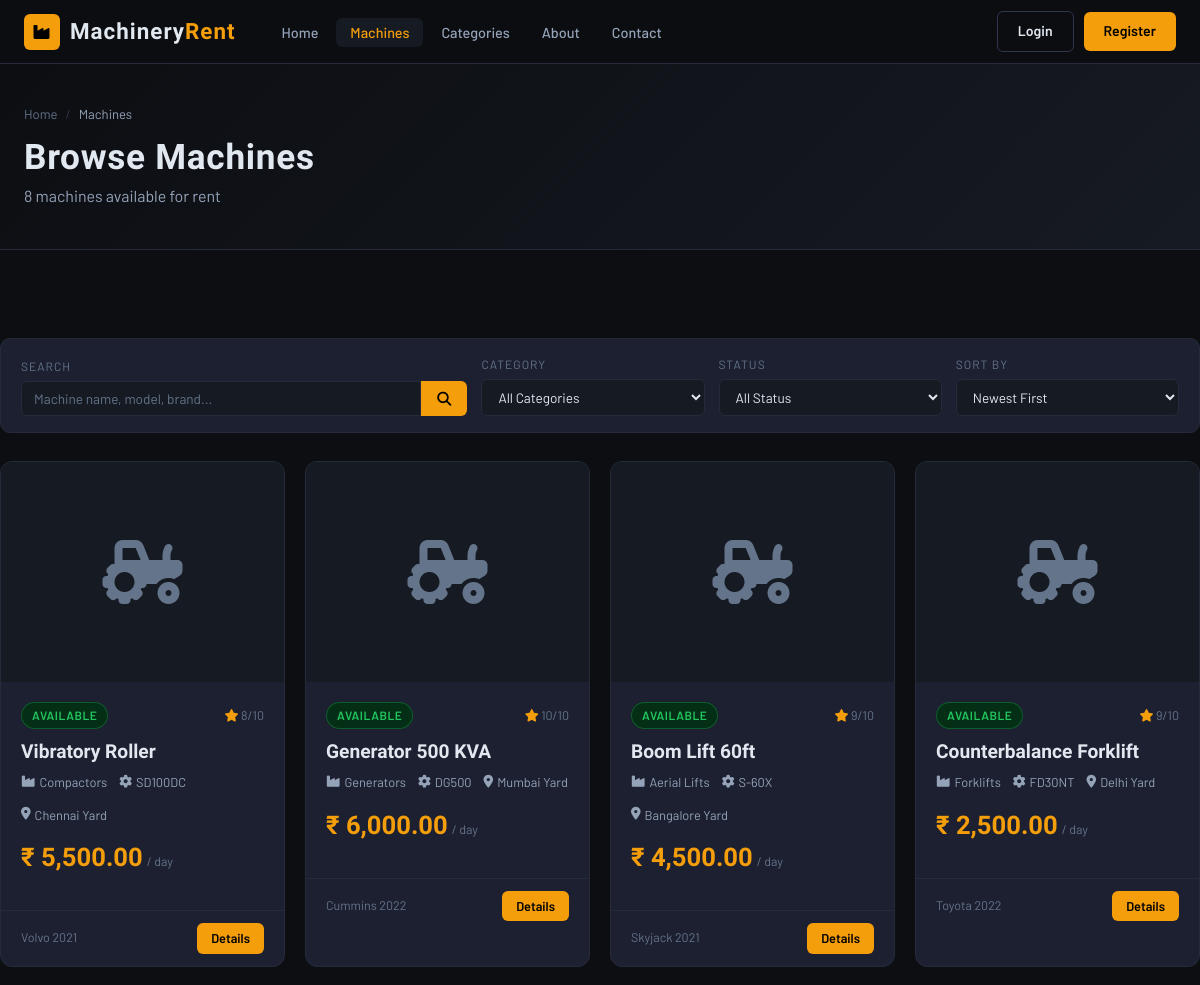
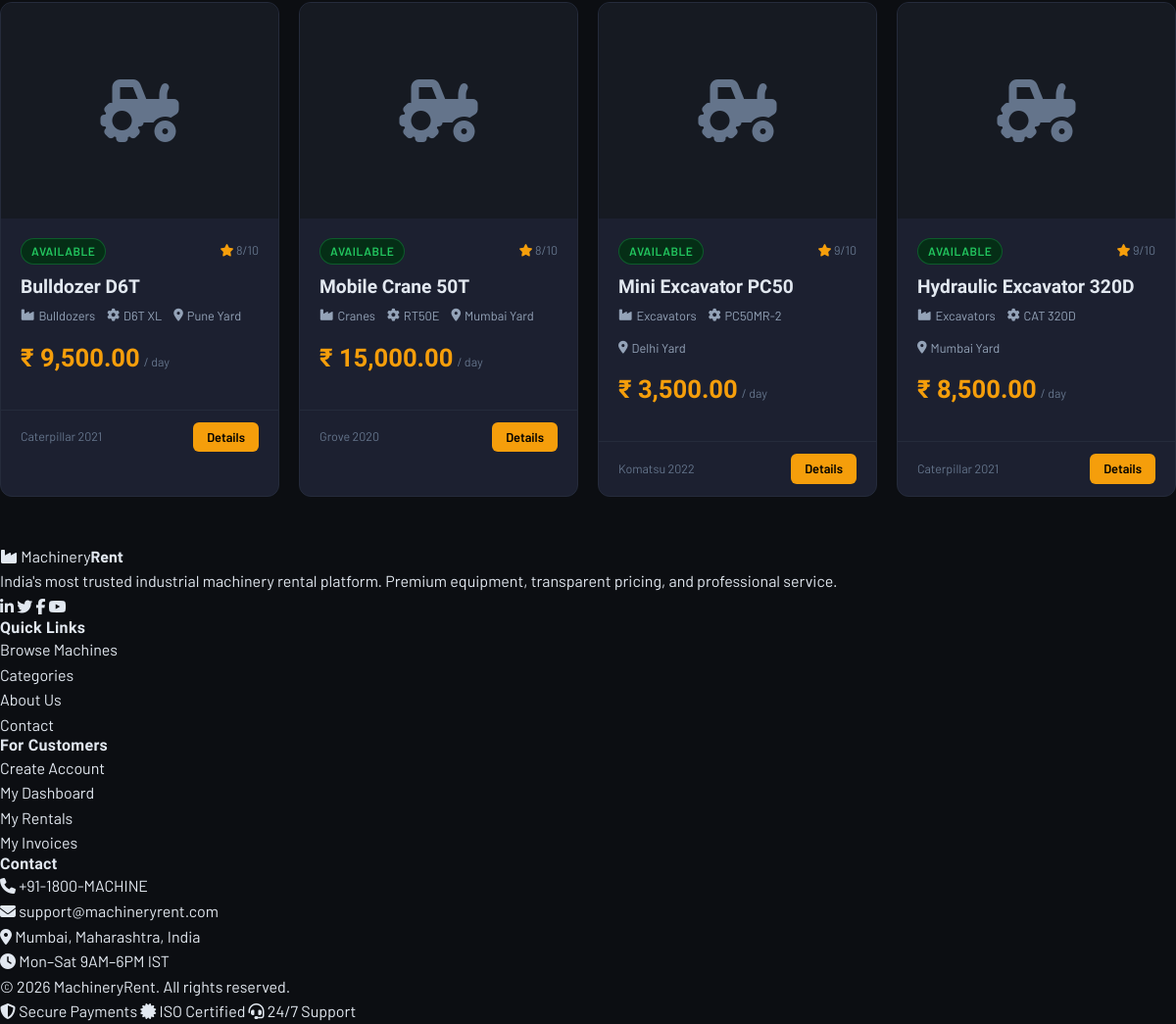
The app's page /machines.php with its own data (2 pictures, top to bottom).
### tables this page shows
CREATE TABLE machines (
    id INT AUTO_INCREMENT PRIMARY KEY,
    category_id INT NOT NULL,
    name VARCHAR(150) NOT NULL,
    model VARCHAR(100),
    manufacturer VARCHAR(100),
    year_of_manufacture YEAR,
    serial_number VARCHAR(100) UNIQUE,
    description TEXT,
    daily_rate DECIMAL(10,2) NOT NULL,
    weekly_rate DECIMAL(10,2),
    monthly_rate DECIMAL(10,2),
    deposit_amount DECIMAL(10,2) DEFAULT 0,
    capacity VARCHAR(100),
    weight VARCHAR(50),
    dimensions VARCHAR(100),
    fuel_type VARCHAR(50),
    horsepower VARCHAR(50),
    location VARCHAR(200),
    status ENUM('available','rented','maintenance','retired') DEFAULT 'available',
    condition_rating TINYINT DEFAULT 5 COMMENT '1-10 scale',
    total_rentals INT DEFAULT 0,
    images JSON,
    specifications JSON,
    created_at TIMESTAMP DEFAULT CURRENT_TIMESTAMP,
    FOREIGN KEY (category_id) REFERENCES categories(id)
);

CREATE TABLE categories (
    id INT AUTO_INCREMENT PRIMARY KEY,
    name VARCHAR(100) NOT NULL,
    slug VARCHAR(100) UNIQUE NOT NULL,
    description TEXT,
    icon VARCHAR(50),
    image VARCHAR(255),
    status ENUM('active', 'inactive') DEFAULT 'active',
    created_at TIMESTAMP DEFAULT CURRENT_TIMESTAMP
);

### config.php (called while the page is built, shortened)
<?php
function isLoggedIn() {
    return isset($_SESSION['user_id']);
}
function formatCurrency($amount) {
    return CURRENCY . ' ' . number_format($amount, 2);
}
function sanitize($data) {
    return htmlspecialchars(strip_tags(trim($data)));
}

### machines.php (the view, shortened to what this page needs)
<?php
require_once '../includes/config.php';
$db = getDB();
$search   = sanitize($_GET['q'] ?? '');
$sort     = sanitize($_GET['sort'] ?? 'newest');
$page     = max(1, (int)($_GET['page'] ?? 1));
$perPage  = 12;
$offset   = ($page - 1) * $perPage;
$where = ['1=1'];
$params = [];
$whereStr = implode(' AND ', $where);
$orderBy = match($sort) {
    'price_asc'  => 'm.daily_rate ASC',
    'price_desc' => 'm.daily_rate DESC',
    'rating'     => 'm.condition_rating DESC',
    default      => 'm.id DESC',
};
$countStmt = $db->prepare("SELECT COUNT(*) FROM machines m WHERE $whereStr");
$countStmt->execute($params);
$total = $countStmt->fetchColumn();
$stmt = $db->prepare("SELECT m.*, c.name as cat_name FROM machines m JOIN categories c ON m.category_id=c.id WHERE $whereStr ORDER BY $orderBy LIMIT $perPage OFFSET $offset");
$stmt->execute($params);
$machines = $stmt->fetchAll();
?>
<?php include '../includes/header.php'; ?>
<main class="main-content">
<div class="page-header">
  <div class="container">
    <div class="breadcrumb">
      <a href="<?= SITE_URL ?>">Home</a>
      <span class="sep">/</span>
      <span class="current">Machines</span>
    </div>
    <h1>Browse Machines</h1>
    <p><?= $total ?> machines available for rent</p>
  </div>
</div>
<div class="container section-sm">
  <form method="GET" class="filter-bar">
    <div class="filter-group" style="flex:2;">
      <label>Search</label>
      <div class="filter-search">
        <input type="text" name="q" class="form-control" placeholder="Machine name, model, brand..." value="<?= htmlspecialchars($search) ?>">
        <button type="submit" class="btn btn-primary"><i class="fas fa-search"></i></button>
      </div>
    </div>
    <div class="filter-group">
      <label>Category</label>
      <select name="category" class="form-control">
        <option value="">All Categories</option>
      </select>
    </div>
    <div class="filter-group">
      <label>Status</label>
      <select name="status" class="form-control">
        <option value="">All Status</option>
      </select>
    </div>
    <div class="filter-group">
      <label>Sort By</label>
      <select name="sort" class="form-control">
        <option value="newest" <?= $sort==='newest' ? 'selected' : '' ?>>Newest First</option>
      </select>
    </div>
  </form>
  <?php if (empty($machines)): ?>
  <div class="empty-state">
    <i class="fas fa-tractor"></i>
    <h3>No Machines Found</h3>
    <p>Try adjusting your filters or search query.</p>
    <a href="machines.php" class="btn btn-outline mt-2">Clear Filters</a>
  </div>
  <?php else: ?>
  <div class="grid-4">
    <?php foreach ($machines as $m): ?>
    <div class="card fade-in">
      <div class="card-img"><i class="fas fa-tractor"></i></div>
      <div class="card-body">
        <div style="display:flex;align-items:center;justify-content:space-between;margin-bottom:8px;">
          <span class="status-badge status-<?= $m['status'] ?>"><?= ucfirst($m['status']) ?></span>
          <span style="font-size:0.78rem;color:var(--text3);"><i class="fas fa-star text-accent"></i> <?= $m['condition_rating'] ?>/10</span>
        </div>
        <div class="card-title"><?= htmlspecialchars($m['name']) ?></div>
        <div class="card-meta">
          <span><i class="fas fa-industry"></i> <?= htmlspecialchars($m['cat_name']) ?></span>
          <span><i class="fas fa-cog"></i> <?= htmlspecialchars($m['model'] ?? 'N/A') ?></span>
          <span><i class="fas fa-map-marker-alt"></i> <?= htmlspecialchars($m['location']) ?></span>
        </div>
        <div class="card-price">
          <span class="price-amount"><?= formatCurrency($m['daily_rate']) ?></span>
          <span class="price-unit">/ day</span>
        </div>
      </div>
      <div class="card-footer">
        <span style="font-size:0.78rem;color:var(--text3);"><?= $m['manufacturer'] ?> <?= $m['year_of_manufacture'] ?></span>
        <a href="machine-detail.php?id=<?= $m['id'] ?>" class="btn btn-primary btn-sm">Details</a>
      </div>
    </div>
    <?php endforeach; ?>
  </div>
  <?php endif; ?>
</div>
</main>
<?php include '../includes/footer.php'; ?>

### header.php (shortened to what this page needs)
<!DOCTYPE html>
<html lang="en">
<head>
<link rel="stylesheet" href="https://cdnjs.cloudflare.com/ajax/libs/font-awesome/6.5.0/css/all.min.css">
<link rel="stylesheet" href="<?= SITE_URL ?>/css/main.css">
</head>
<body>
<nav class="navbar">
    <div class="nav-inner">
        <a href="<?= SITE_URL ?>/index.php" class="nav-logo">
            <span class="logo-icon"><i class="fas fa-industry"></i></span>
            <span class="logo-text">Machinery<strong>Rent</strong></span>
        </a>
        <ul class="nav-links">
            <li><a href="<?= SITE_URL ?>/index.php" <?= basename($_SERVER['PHP_SELF']) === 'index.php' ? 'class="active"' : '' ?>>Home</a></li>
            <li><a href="<?= SITE_URL ?>/pages/machines.php" <?= basename($_SERVER['PHP_SELF']) === 'machines.php' ? 'class="active"' : '' ?>>Machines</a></li>
            <li><a href="<?= SITE_URL ?>/pages/categories.php">Categories</a></li>
            <li><a href="<?= SITE_URL ?>/pages/about.php">About</a></li>
            <li><a href="<?= SITE_URL ?>/pages/contact.php">Contact</a></li>
        </ul>
        <div class="nav-actions">
            <?php if (isLoggedIn()): ?>
                <?php
                $db = getDB();
                $notif = $db->prepare("SELECT COUNT(*) FROM notifications WHERE user_id=? AND is_read=0");
                $notif->execute([$_SESSION['user_id']]);
                $unread = $notif->fetchColumn();
                ?>
                <a href="<?= SITE_URL ?>/pages/notifications.php" class="btn-icon">
                    <i class="fas fa-bell"></i>
                    <?php if ($unread > 0): ?><span class="badge"><?= $unread ?></span><?php endif; ?>
                </a>
                <div class="user-dropdown">
                    <button class="user-btn">
                        <div class="user-avatar"><?= strtoupper(substr($_SESSION['name'], 0, 1)) ?></div>
                        <span><?= htmlspecialchars($_SESSION['name']) ?></span>
                        <i class="fas fa-chevron-down"></i>
                    </button>
                    <div class="dropdown-menu">
                        <a href="<?= SITE_URL ?>/pages/dashboard.php"><i class="fas fa-tachometer-alt"></i> Dashboard</a>
                        <a href="<?= SITE_URL ?>/pages/my-rentals.php"><i class="fas fa-file-contract"></i> My Rentals</a>
                        <a href="<?= SITE_URL ?>/pages/invoices.php"><i class="fas fa-file-invoice"></i> Invoices</a>
                        <a href="<?= SITE_URL ?>/pages/profile.php"><i class="fas fa-user-cog"></i> Profile</a>
                        <?php if (isAdmin()): ?>
                        <div class="dropdown-divider"></div>
                        <a href="<?= SITE_URL ?>/admin/index.php" class="admin-link"><i class="fas fa-shield-alt"></i> Admin Panel</a>
                        <?php endif; ?>
                        <div class="dropdown-divider"></div>
                        <a href="<?= SITE_URL ?>/logout.php" class="logout-link"><i class="fas fa-sign-out-alt"></i> Logout</a>
                    </div>
                </div>
            <?php else: ?>
                <a href="<?= SITE_URL ?>/login.php" class="btn btn-outline">Login</a>
                <a href="<?= SITE_URL ?>/register.php" class="btn btn-primary">Register</a>
            <?php endif; ?>
        </div>
    </div>
</nav>

### footer.php (shortened to what this page needs)
<footer class="site-footer">
    <div class="footer-main">
        <div class="footer-brand">
            <div class="footer-logo">
                <i class="fas fa-industry"></i>
                <span>Machinery<strong>Rent</strong></span>
            </div>
            <p>India's most trusted industrial machinery rental platform. Premium equipment, transparent pricing, and professional service.</p>
            <div class="social-links">
                <a href="#"><i class="fab fa-linkedin-in"></i></a>
                <a href="#"><i class="fab fa-twitter"></i></a>
                <a href="#"><i class="fab fa-facebook-f"></i></a>
                <a href="#"><i class="fab fa-youtube"></i></a>
            </div>
        </div>
        <div class="footer-col">
            <h4>Quick Links</h4>
            <ul>
                <li><a href="<?= SITE_URL ?>/pages/machines.php">Browse Machines</a></li>
                <li><a href="<?= SITE_URL ?>/pages/categories.php">Categories</a></li>
                <li><a href="<?= SITE_URL ?>/pages/about.php">About Us</a></li>
                <li><a href="<?= SITE_URL ?>/pages/contact.php">Contact</a></li>
            </ul>
        </div>
        <div class="footer-col">
            <h4>For Customers</h4>
            <ul>
                <li><a href="<?= SITE_URL ?>/register.php">Create Account</a></li>
                <li><a href="<?= SITE_URL ?>/pages/dashboard.php">My Dashboard</a></li>
                <li><a href="<?= SITE_URL ?>/pages/my-rentals.php">My Rentals</a></li>
                <li><a href="<?= SITE_URL ?>/pages/invoices.php">My Invoices</a></li>
            </ul>
        </div>
        <div class="footer-col">
            <h4>Contact</h4>
            <ul class="contact-list">
                <li><i class="fas fa-phone"></i> +91-1800-MACHINE</li>
                <li><i class="fas fa-envelope"></i> support@machineryrent.com</li>
                <li><i class="fas fa-map-marker-alt"></i> Mumbai, Maharashtra, India</li>
                <li><i class="fas fa-clock"></i> Mon–Sat 9AM–6PM IST</li>
            </ul>
        </div>
    </div>
    <div class="footer-bottom">
        <p>&copy; <?= date('Y') ?> MachineryRent. All rights reserved.</p>
        <div class="footer-badges">
            <span><i class="fas fa-shield-alt"></i> Secure Payments</span>
            <span><i class="fas fa-certificate"></i> ISO Certified</span>
            <span><i class="fas fa-headset"></i> 24/7 Support</span>
        </div>
    </div>
</footer>
</body>
</html>

### records on screen
machines: status "AVAILABLE", condition_rating "8", name "Vibratory Roller", category.name "Compactors", model "SD100DC", location "Chennai Yard", daily_rate "₹ 5,500.00", manufacturer "Volvo", year_of_manufacture "2021"
machines: status "AVAILABLE", condition_rating "10", name "Generator 500 KVA", category.name "Generators", model "DG500", location "Mumbai Yard", daily_rate "₹ 6,000.00", manufacturer "Cummins", year_of_manufacture "2022"
machines: status "AVAILABLE", condition_rating "9", name "Boom Lift 60ft", category.name "Aerial Lifts", model "S-60X", location "Bangalore Yard", daily_rate "₹ 4,500.00", manufacturer "Skyjack", year_of_manufacture "2021"
machines: status "AVAILABLE", condition_rating "9", name "Counterbalance Forklift", category.name "Forklifts", model "FD30NT", location "Delhi Yard", daily_rate "₹ 2,500.00", manufacturer "Toyota", year_of_manufacture "2022"
machines: status "AVAILABLE", condition_rating "8", name "Bulldozer D6T", category.name "Bulldozers", model "D6T XL", location "Pune Yard", daily_rate "₹ 9,500.00", manufacturer "Caterpillar", year_of_manufacture "2021"
machines: status "AVAILABLE", condition_rating "8", name "Mobile Crane 50T", category.name "Cranes", model "RT50E", location "Mumbai Yard", daily_rate "₹ 15,000.00", manufacturer "Grove", year_of_manufacture "2020"
machines: status "AVAILABLE", condition_rating "9", name "Mini Excavator PC50", category.name "Excavators", model "PC50MR-2", location "Delhi Yard", daily_rate "₹ 3,500.00", manufacturer "Komatsu", year_of_manufacture "2022"
machines: status "AVAILABLE", condition_rating "9", name "Hydraulic Excavator 320D", category.name "Excavators", model "CAT 320D", location "Mumbai Yard", daily_rate "₹ 8,500.00", manufacturer "Caterpillar", year_of_manufacture "2021"

### other values on screen
$total "8"
